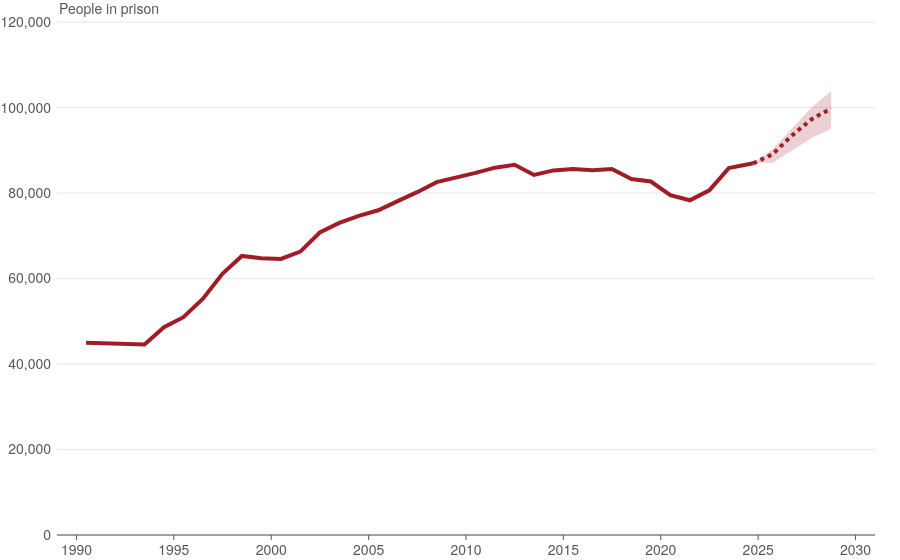

Write notebook code for a chart like this one.
### Code cell
plotly_prison_population.prepare_chart()

### Figure 1 — Plotly figure (JSON) as saved in the notebook; plotly's stock layout.template omitted (floating-point values rounded to 4 significant figures)
{"data": [{"hovertemplate": "%{y} prisoners<extra></extra>", "mode": "lines", "name": "Prison population", "type": "scatter", "x": ["1990-06-30", "1991-06-30", "1992-06-30", "1993-06-30", "1994-06-30", "1995-06-30", "1996-06-30", "1997-06-30", "1998-06-30", "1999-06-30", "2000-06-30", "2001-06-30", "2002-06-30", "2003-06-30", "2004-06-30", "2005-06-30", "2006-06-30", "2007-06-30", "2008-06-30", "2009-06-30", "2010-06-30", "2011-06-30", "2012-06-30", "2013-06-30", "2014-06-30", "2015-06-30", "2016-06-30", "2017-06-30", "2018-06-30", "2019-06-30", "2020-06-30", "2021-06-30", "2022-06-30", "2023-06-30", "2024-09-30", "2025-09-30", "2026-09-30", "2027-09-30", "2028-09-30"], "y": [44975, 44809, 44719, 44552, 48621, 50962, 55281, 61114, 65298, 64771, 64602, 66301, 70778, 73038, 74657, 75979, 78127, 80216, 82572, 83559, 84725, 85951, 86634, 84249, 85307, 85626, 85348, 85632, 83296, 82710, 79514, 78324, 80659, 85851, 86966, null, null, null, null]}, {"fillcolor": "rgba(0.6274509803921569, 0.11372549019607843, 0.1568627450980392, 0.2)", "hovertemplate": "%{y} prisoners", "line": {"width": 0}, "marker": {"color": "#444"}, "mode": "lines", "name": "Lower projection", "type": "scatter", "x": ["1990-06-30", "1991-06-30", "1992-06-30", "1993-06-30", "1994-06-30", "1995-06-30", "1996-06-30", "1997-06-30", "1998-06-30", "1999-06-30", "2000-06-30", "2001-06-30", "2002-06-30", "2003-06-30", "2004-06-30", "2005-06-30", "2006-06-30", "2007-06-30", "2008-06-30", "2009-06-30", "2010-06-30", "2011-06-30", "2012-06-30", "2013-06-30", "2014-06-30", "2015-06-30", "2016-06-30", "2017-06-30", "2018-06-30", "2019-06-30", "2020-06-30", "2021-06-30", "2022-06-30", "2023-06-30", "2024-09-30", "2025-09-30", "2026-09-30", "2027-09-30", "2028-09-30"], "y": [null, null, null, null, null, null, null, null, null, null, null, null, null, null, null, null, null, null, null, null, null, null, null, null, null, null, null, null, null, null, null, null, null, null, null, 87100, 90000, 92900, 95000]}, {"fill": "tonexty", "fillcolor": "rgba(0.6274509803921569, 0.11372549019607843, 0.1568627450980392, 0.2)", "hovertemplate": "%{y} prisoners", "line": {"dash": "dot"}, "marker": {"color": "#A01D28"}, "mode": "lines", "name": "Central projection", "type": "scatter", "x": ["1990-06-30", "1991-06-30", "1992-06-30", "1993-06-30", "1994-06-30", "1995-06-30", "1996-06-30", "1997-06-30", "1998-06-30", "1999-06-30", "2000-06-30", "2001-06-30", "2002-06-30", "2003-06-30", "2004-06-30", "2005-06-30", "2006-06-30", "2007-06-30", "2008-06-30", "2009-06-30", "2010-06-30", "2011-06-30", "2012-06-30", "2013-06-30", "2014-06-30", "2015-06-30", "2016-06-30", "2017-06-30", "2018-06-30", "2019-06-30", "2020-06-30", "2021-06-30", "2022-06-30", "2023-06-30", "2024-09-30", "2025-09-30", "2026-09-30", "2027-09-30", "2028-09-30"], "y": [null, null, null, null, null, null, null, null, null, null, null, null, null, null, null, null, null, null, null, null, null, null, null, null, null, null, null, null, null, null, null, null, null, null, 86966, 89100, 93500, 97300, 99800]}, {"cliponaxis": false, "fill": "tonexty", "fillcolor": "rgba(0.6274509803921569, 0.11372549019607843, 0.1568627450980392, 0.2)", "hovertemplate": "%{y} prisoners", "line": {"width": 0}, "marker": {"color": "#444"}, "mode": "lines", "name": "High projection", "type": "scatter", "x": ["1990-06-30", "1991-06-30", "1992-06-30", "1993-06-30", "1994-06-30", "1995-06-30", "1996-06-30", "1997-06-30", "1998-06-30", "1999-06-30", "2000-06-30", "2001-06-30", "2002-06-30", "2003-06-30", "2004-06-30", "2005-06-30", "2006-06-30", "2007-06-30", "2008-06-30", "2009-06-30", "2010-06-30", "2011-06-30", "2012-06-30", "2013-06-30", "2014-06-30", "2015-06-30", "2016-06-30", "2017-06-30", "2018-06-30", "2019-06-30", "2020-06-30", "2021-06-30", "2022-06-30", "2023-06-30", "2024-09-30", "2025-09-30", "2026-09-30", "2027-09-30", "2028-09-30"], "y": [null, null, null, null, null, null, null, null, null, null, null, null, null, null, null, null, null, null, null, null, null, null, null, null, null, null, null, null, null, null, null, null, null, null, null, 90300, 95200, 100000, 103800]}], "layout": {"annotations": [{"font": {"size": 14}, "showarrow": false, "text": "People in prison", "x": 0, "xanchor": "left", "xref": "paper", "y": 1, "yanchor": "bottom", "yref": "paper"}], "hovermode": "x", "xaxis": {"range": ["1989-01-01", "2031-01-01"]}, "yaxis": {"automargin": true, "dtick": 20000, "range": [0, 120500], "tickformat": ",.0f"}}}
